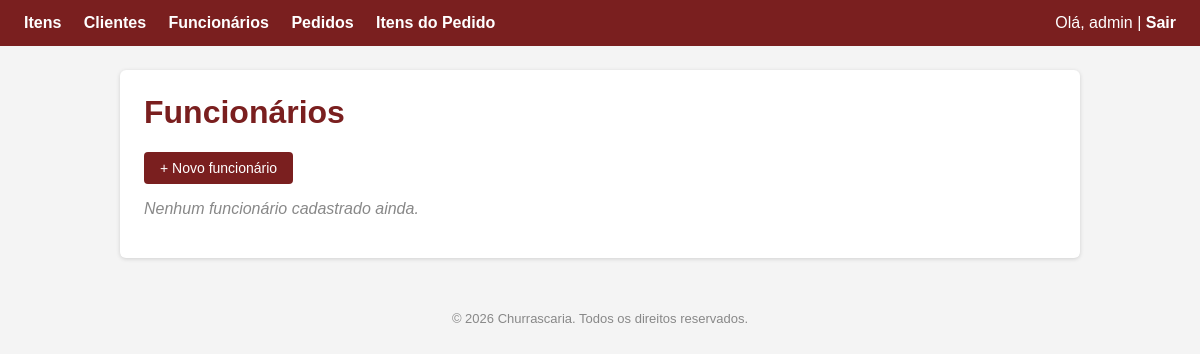
/funcionarios/ (signed in), run on an earlier commit of the app's database.
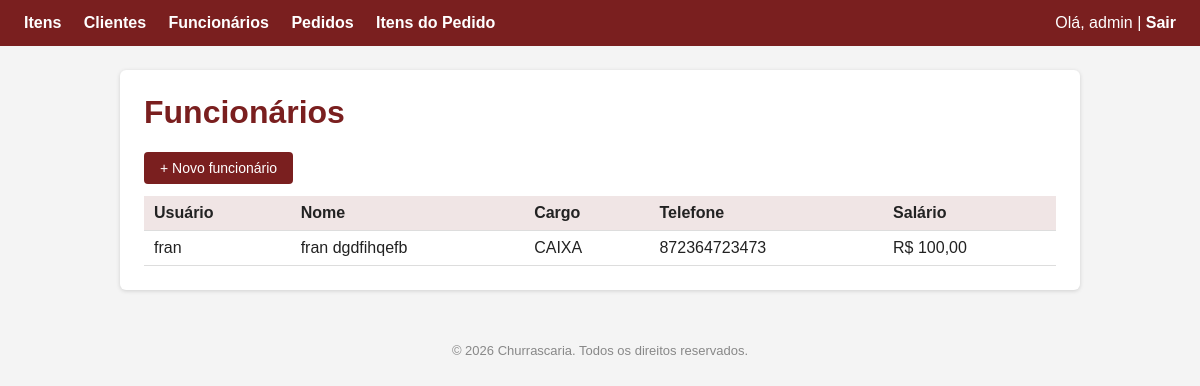
And on a later commit of the database.
### funcionario/models.py (models this page shows, shortened)
class Funcionario(User):
    CARGO_CHOICES = [
        ('GERENTE', 'Gerente'),
        ('GARÇOM', 'Garçom'),
        ('COZINHEIRO', 'Cozinheiro'),
    ]
    cargo = models.CharField(max_length=20, choices=CARGO_CHOICES)
    telefone = models.CharField(max_length=20, blank=True)
    salario = models.DecimalField(max_digits=10, decimal_places=2, default=0.00)

### funcionario/views.py (the view)
# urls.py: path('', views.funcionario_list, name='funcionario_list'),
@login_required
@permission_required('funcionario.view_funcionario', raise_exception=True)
def funcionario_list(request):
    funcionarios = Funcionario.objects.all().order_by('username')
    return render(request, 'funcionario/funcionario_list.html', {'funcionarios': funcionarios})

### templates/funcionario/funcionario_list.html (shortened to what this page needs)
{% extends 'base.html' %}
{% block content %}
    <h1>Funcionários</h1>
    <a class="btn" href="{% url 'funcionario_create' %}">+ Novo funcionário</a>
    {% if funcionarios %}
        <table>
            <tr>
                <th>Usuário</th>
                <th>Nome</th>
                <th>Cargo</th>
                <th>Telefone</th>
                <th>Salário</th>
            </tr>
            {% for funcionario in funcionarios %}
                <tr>
                    <td>{{ funcionario.username }}</td>
                    <td>{{ funcionario.get_full_name }}</td>
                    <td>{{ funcionario.get_cargo_display }}</td>
                    <td>{{ funcionario.telefone }}</td>
                    <td>R$ {{ funcionario.salario }}</td>
                </tr>
            {% endfor %}
        </table>
    {% else %}
        <p class="empty">Nenhum funcionário cadastrado ainda.</p>
    {% endif %}
{% endblock %}

What changed in the data, as far as the page shows it:
added Funcionario: username "fran", get_full_name "fran dgdfihqefb", cargo "CAIXA", telefone "872364723473", salario "100,00"
Also different on the page:
text no longer shown: "Nenhum funcionário cadastrado ainda."
text now shown: "Usuário Nome Cargo Telefone Salário"
